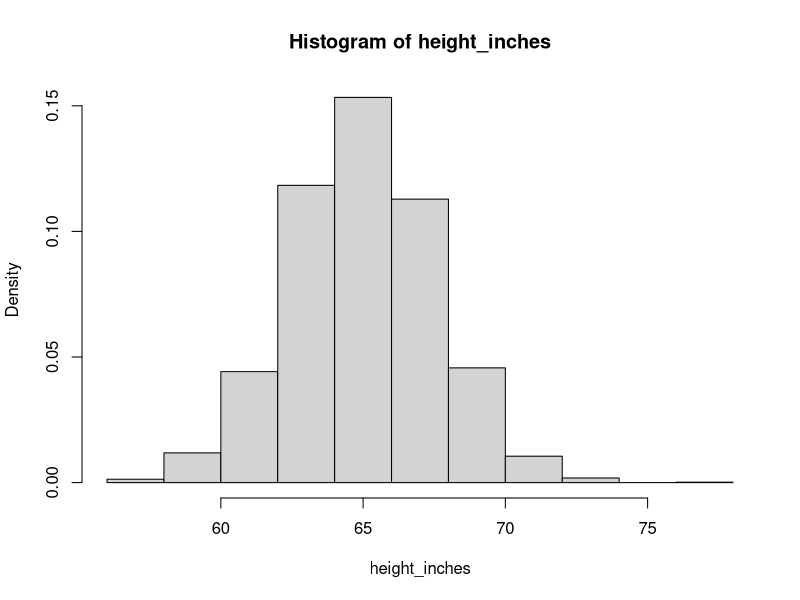
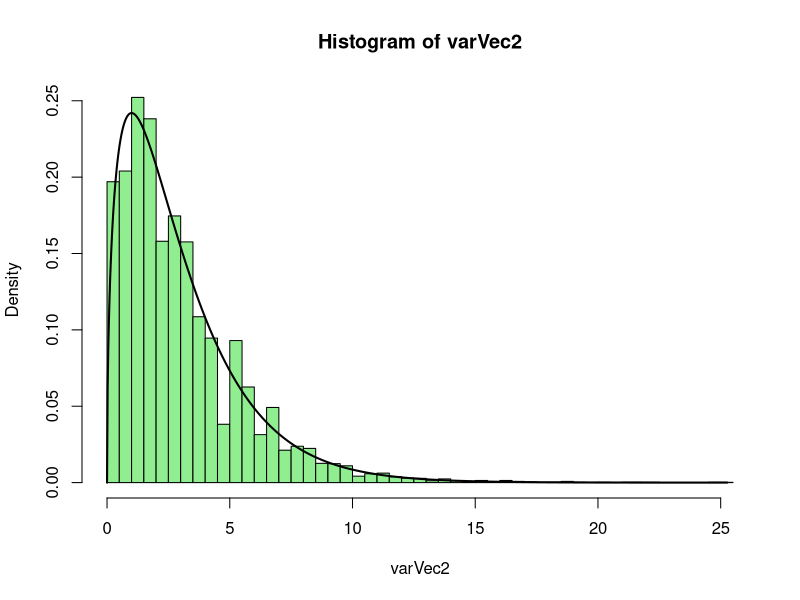
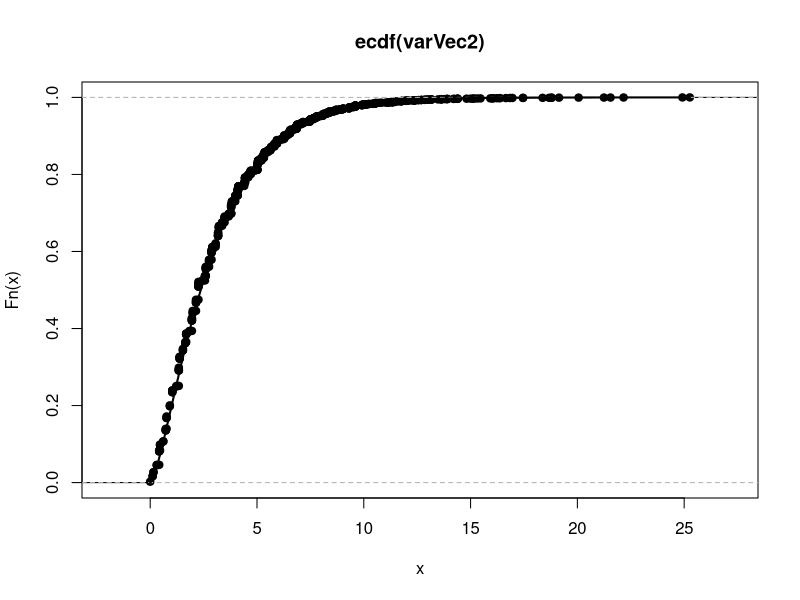

Write the R code that produced these figures, in order.
## ---- chunk 1
pnorm(0.9) - pnorm(-0.9)
## ---- chunk 2
x <- c(3 < 5, 6 < 5) # logical results "combined" into a vector with c()
x
## ---- chunk 3
mean(x) # mean of logical vector is the proportion TRUE
## ---- chunk 4
Z <- rnorm(100000)
x <- (abs(Z) < 0.9) # big vector of logical results
mean(x)             # mean of logical vector is the proportion TRUE
## ---- chunk 5
Z <- rnorm(100000)
x <- (log(abs(Z)) > 0.5) # big vector of logical results
mean(x)                  # mean of logical vector is the proportion TRUE
## ---- chunk 6
set.seed(4302019)

#find the prob that the sample mean will be within 2 sq-in of the population mean

pnorm(1.5) - pnorm(-1.5)

Z <- rnorm(10000)
x <- (abs(Z) <= 1.5)
mean(x)

## ---- chunk 7
qnorm(.95)
## ---- chunk 8

set.seed(4302019)

n = 44
sd <- sqrt(4^2/n)

Z <- rnorm(10000, 0, sd)

x <- (abs(Z) <= 1)
mean(x)

## ---- chunk 9
my_prob <- function(delta, sigma, n){ # you can call your function anything you like
  prob <- pnorm(delta / sqrt(sigma ^ 2 / n)) - pnorm(-delta / sqrt(sigma ^ 2 / n)) 
  return(prob)
}
## ---- chunk 10
my_prob(0.3, 1, 9)
## ---- chunk 11
my_prob(sigma = 1, delta = 0.3, n = 9)
## ---- chunk 12
my_prob(0.3, 1, c(9, 10, 11, 12))
## ---- chunk 13
set.seed(4302019)
qprob <- function(delta, sigma, n){
  prob <- pnorm(delta / sqrt(sigma ^ 2 / n)) - pnorm(-delta / sqrt(sigma ^ 2 / n)) 
  return(prob)
}
## ---- chunk 14
## a)
qprob(.3, 1, 9)

## ---- chunk 15
## b)
qprob(.3,1,c(25,36,49,64))

## ---- chunk 16
## a)
## using qprob() from above
qprob(.3,2,9)

## ---- chunk 17
## b)
qprob(.3,2,c(25,26,49,64))

## ---- chunk 18
round(qnorm(c(0.025, 0.05, 0.95, 0.975)), 3)
## ---- chunk 19
ceiling(c(3.9, 41.1, 2.7))
## ---- chunk 20
set.seed(4302019)

nprob <- function(delta, sigma, p){
  n <- ceiling(((qnorm((1-p)/2)*sigma)/delta)^2)
  return(n)
}

## ---- chunk 21
nprob(.3, 1, .95)

## ---- chunk 22
nprob(1, 4, .9)

## ---- chunk 23
nprob(.5, sqrt(.4), .95)

## ---- chunk 24
nprob(1, sqrt(4.5), .95)

## ---- chunk 25
require(stats)
tmp <- as.numeric(colnames(crimtab)) / 2.54
height_inches <- as.numeric(rep(tmp, colSums(crimtab)))
## ---- chunk 26
set.seed(4302019)

require(stats)
tmp <- as.numeric(colnames(crimtab)) / 2.54
height_inches <- as.numeric(rep(tmp, colSums(crimtab)))

hist(height_inches,freq = FALSE)

varVec <- rep(0,10000)
for (i in seq(0,10000,1)) {
  varVec[i]<-var(sample(height_inches, 4, replace = T))
}
mean(varVec)
var(height_inches)

## ---- chunk 27
varVec2 <- varVec
for (i in seq(0,10000,1)) {
  varVec2[i] <- varVec[i]*3/mean(varVec)
  }
hist(varVec2, col="lightgreen", breaks = 40, freq = F)
x_vec <- seq(0,max(varVec2), length = 1000)
lines(x_vec, lwd="2", col="black", dchisq(x_vec, df = 3))
plot(ecdf(varVec2))
lines(x_vec, pchisq(x_vec, df=3), lwd="2", col="black")

## ---- chunk 28
qchisq(c(.005,.01,.025,.05,.1), df= 10 )
## ---- chunk 29
qchisq(df = seq(1,29,1), .05)
qchisq(df= seq(30,100, 10), .05)
## ---- chunk 30
1-pchisq(14.625,9)
## ---- chunk 31
set.seed(4302019)

sample_chi <- (.04/9)*rchisq(10000, df = 9, ncp=0)
mean(sample_chi>0.065)

## ---- chunk 32

mean(sample_chi)

